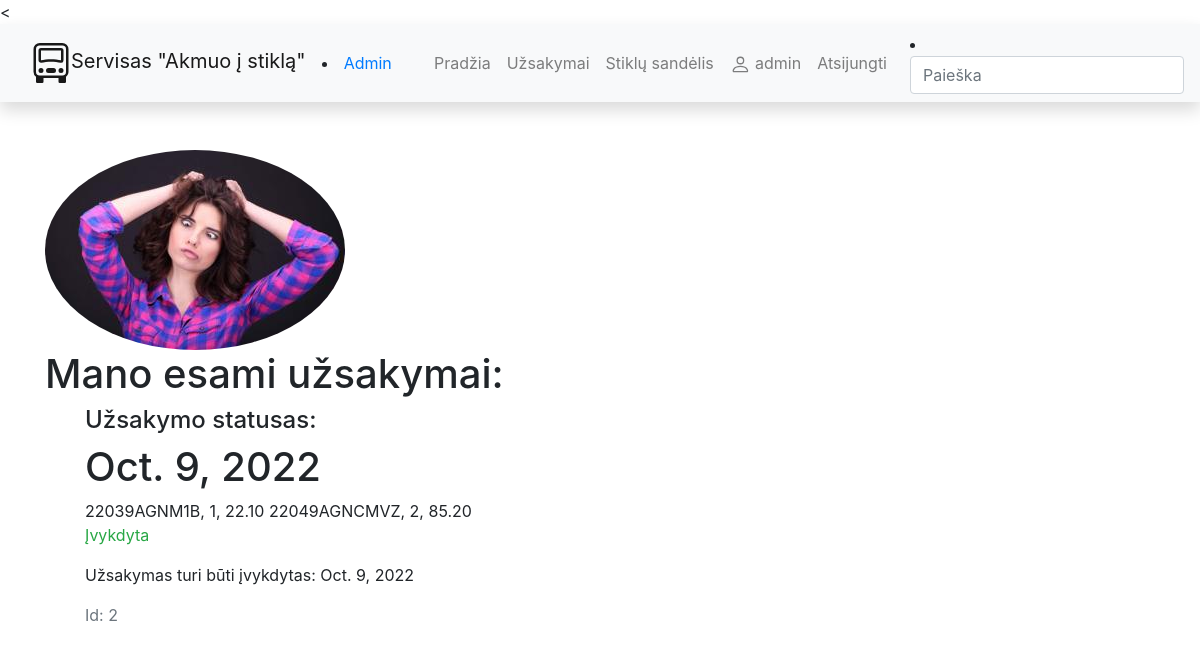
The app's page /manouzsakymai/2 (signed in) with its own data.
### myorder/models.py (models this page shows, shortened)
class Uzsakymas(models.Model):
    auto_tipas = models.ForeignKey('Kategorija', on_delete=models.SET_NULL, null=True, related_name='category')
    auto = models.ForeignKey('Auto', on_delete=models.SET_NULL, null=True, related_name='autos')
    pirkejas = models.ForeignKey(User, models.CASCADE, null=True)
    uzsakymo_laikas = models.DateField(auto_now_add=True)
    due_back = models.DateField("Užsakymo įvykdymo data", null=True, blank=True)
    UZSAKYMAS_STATUS = (
        ('a', 'Apdorojama'),
        ('g', "Galima paimti"),
        ('l', 'Įvykdyta'),
    )
    status = models.CharField(max_length=1, choices=UZSAKYMAS_STATUS, blank=True, default="a", help_text='statusas')
    class Meta:
        verbose_name_plural = "Užsakymas"
        ordering = ["due_back"]
    def suma_all(self):
        """sumuojama užsakymo vertė, price atkeliauja iš užsakymoEilutės"""
        kainos = [e.price_sum for e in UzsakymoEilute.objects.filter(uzsakymas_item=self.id).all()]
        suma = sum(kainos)
        return f'{suma} Eur'
    suma_all.short_description = "suma"

class Profilis(models.Model):
    user = models.OneToOneField(User, on_delete=models.CASCADE)
    nuotrauka = models.ImageField(default='default.png', upload_to='profile_pics')
    class Meta:
        verbose_name_plural = "Profilis"

class UzsakymoEilute(models.Model):
    auto_item = models.ForeignKey('Auto', on_delete=models.SET_NULL, null=True, related_name='auto_items')
    uzsakymas_item = models.ForeignKey("Uzsakymas", on_delete=models.SET_NULL, null=True, related_name='orders')
    quantity = models.PositiveIntegerField('Prekės kiekis', null=False, help_text='Iveskite prekės kiekį')
    class Meta:
        verbose_name_plural = "Užsakymo eilutė"
    @property
    def price_sum(self):
        price = self.quantity * self.auto_item.kaina
        return price
    def pasirinkta_kategorija(self):
        cat = self.auto_item.auto_tipas.name
        return cat
    pasirinkta_kategorija.short_description = "kategorija"
    def __str__(self):
        return f'{self.uzsakymas_item.id}{self.auto_item.eurocode}, {self.quantity}, {self.price_sum}'

class Auto(models.Model):
    eurocode = models.CharField('Eurocode', max_length=30)
    pavadinimas = models.CharField('Modelis', max_length=50)
    kategorija = models.ForeignKey("Kategorija", on_delete=models.SET_NULL, null=True, related_name='kategorijos')
    kaina = models.DecimalField("Kaina, Eur", max_digits=5, decimal_places=2)
    aprasymas = models.TextField('Sudėtis', max_length=300)
    update = models.DateField('Atnaujinta', auto_now_add=True)
    lik = models.ForeignKey('Likutis', on_delete=models.SET_NULL, null=True, related_name='auto_link')
    class Meta:
        verbose_name_plural = "Automobilis"

### myorder/views.py (the view, shortened to what this page needs)
# urls.py: path('manouzsakymai/<int:pk>', views.UzsakymasDetailView.as_view(), name='uzsakymas_detail'),
class UzsakymasDetailView(LoginRequiredMixin, DetailView):
    model = Uzsakymas
    template_name = 'uzsakymas_detail.html'

### myorder/views.py (called while the page is built)
def categories(request):
    return {'categories': Kategorija.objects.all()}

### myorder/templates/uzsakymas_detail.html (shortened to what this page needs)
{% extends 'base.html' %}
{% block content %}
<div class="media">
<img class="rounded-circle"
src="{{object.pirkejas.profilis.nuotrauka.url}}">
</div>
<h1>Mano esami užsakymai:</h1>
<ul>
    <h4>Užsakymo statusas:</h4>
    <h1>{{object.due_back}}</h1>
<div class="col-md4 d-flex align-items-stretch">
    {% for eilute in object.orders.all%}
        {{eilute}}
    {% endfor%}
</div>
  <p class="{% if uzsakymas.status == 'l' %}text-success{% elif uzsakymas.status == 'a' %}text-danger{% else %}
               text-warning{%endif%}">
      {{object.get_status_display}}
  </p>
    {% if object.status != 'a' %}
        <p>Užsakymas turi būti įvykdytas: {{ object.due_back }}</p>
    {% endif %}
   <p class = 'text-muted'>Id: {{object.id }}</p>
</div>
{% endblock %}

### myorder/templates/base.html (shortened to what this page needs)
<!DOCTYPE html>
<html lang="en">
<head>
    <<link rel="stylesheet" href="https://stackpath.bootstrapcdn.com/bootstrap/4.1.3/css/bootstrap.min.css">
    <link rel="stylesheet" href="https://cdnjs.cloudflare.com/ajax/libs/font-awesome/4.7.0/css/font-awesome.min.css">
    {% load static %}
    <link rel="stylesheet" href="{% static 'css/styles.css' %}">
</head>
<body>
<nav class="navbar navbar-expand-lg navbar-light bg-light static-top mb-5 shadow">
  <div class="container">
    <a class="navbar-brand" href="#">
        Servisas "Akmuo į stiklą"
    </a>
        <li class="nav-item"><a href="{% url 'admin:index' %}">Admin</a></li>
        <div class="collapse navbar-collapse" id="navbarResponsive">
            <ul class="navbar-nav ml-auto">
            <li class="nav-item">
            <a class="nav-link" href="{% url 'index' %}">Pradžia</a>
            </li>
            {% if user.is_authenticated %}
                <li class="nav-item">
                    <a class="nav-link" href="{% url 'mano_uzsakymai' %}">Užsakymai</a>
                </li>
                <li class="nav-item">
                    <a class="nav-link" href="{% url 'autos_link' %}">Stiklų sandėlis</a>
                </li>
                <li class="nav-item"><a class="nav-link" href="{% url 'profilis' %}">
                {{ user.get_username }}</a></li>
                   <li class="nav-item"><a class="nav-link" href="{% url 'logout' %}?next={{request.path}}">Atsijungti</a></li>
            {% else %}
                <li class="nav-item"><a class="nav-link" href="{% url 'login' %}?next={{request.path}}">Prisijungti</a></li>
                <li class="nav-item"><a class="nav-link" href="{% url 'register' %}">Registruotis</a></li>
            {% endif %}
            </ul>
        </div>
   </div>
<li>
    <form action="{% url 'search_link' %}" method="get" class="form-inline my-2 my-md-0">
        <input name="query" class="form-control" type="text" placeholder="Paieška">
    </form>
</li>
</nav>
<div class="container">
{% block content %}{% endblock %}
</body>
</html>

### records on screen
Uzsakymas: pirkejas.profilis.nuotrauka (picture), due_back "Oct. 9, 2022", status "Įvykdyta", id "2"
UzsakymoEilute: uzsakymas_item+auto_item+quantity "22039AGNM1B, 1, 22.10"
UzsakymoEilute: uzsakymas_item+auto_item+quantity "22049AGNCMVZ, 2, 85.20"

### other values on screen
{{ user.get_username }} "admin"
